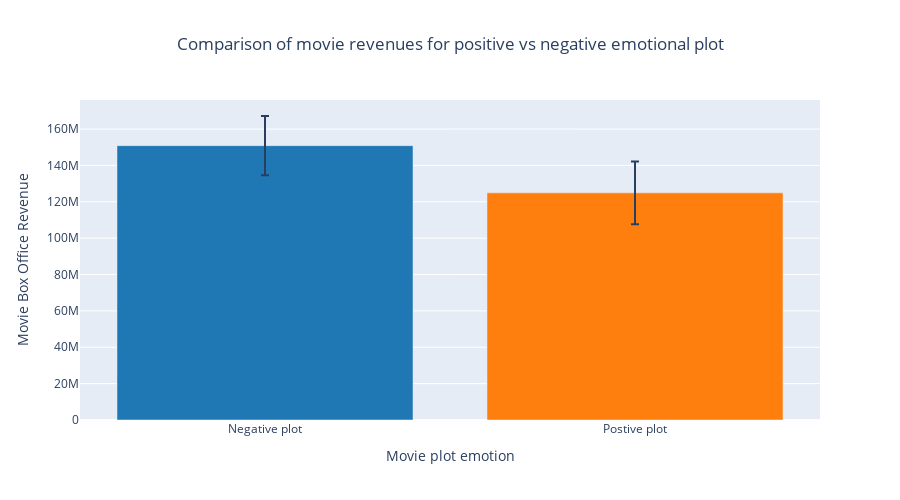

The code cell stored with this chart in its notebook:
### Code cell
# Export figure

positive_movies = matched_dataframe[matched_dataframe['Plot_class']=='Positive']
negative_movies = matched_dataframe[matched_dataframe['Plot_class']=='Negative'] 

positive_mean = positive_movies['Movie_box_office_revenue'].mean()
negative_mean = negative_movies['Movie_box_office_revenue'].mean()

positive_ci = 1.96 * positive_movies['Movie_box_office_revenue'].std() / np.sqrt(len(positive_movies))
negative_ci = 1.96 * negative_movies['Movie_box_office_revenue'].std() / np.sqrt(len(negative_movies))

# Create the figure
fig = go.Figure()

# Add bar plots
categories = ['Negative plot', 'Postive plot']
means = [negative_mean, positive_mean]
cis = [negative_ci, positive_ci]
colors = ['#1f77b4', '#ff7f0e']

for category, mean, ci, color in zip(categories, means, cis, colors):
    fig.add_trace(go.Bar(
        name=category,
        x=[category],
        y=[mean],
        error_y=dict(type='data', array=[ci], visible=True),
        marker_color=color
    ))

# Customize the layout
fig.update_layout(
    height=500,
    title='Comparison of movie revenues for positive vs negative emotional plot',
    title_x=0.5,
    xaxis=dict(title='Movie plot emotion'),
    yaxis=dict(title='Movie Box Office Revenue'),
    showlegend=False
)

# Save the plot as an interactive HTML file
fig.write_html("./plot_class_box_office.html")

# Show the plot
fig.show()

### Figure 1 — Plotly figure (JSON) as saved in the notebook; plotly's stock layout.template omitted (floating-point values rounded to 4 significant figures)
{"data": [{"error_y": {"array": [16310000.0], "type": "data", "visible": true}, "marker": {"color": "#1f77b4"}, "name": "Negative plot", "type": "bar", "x": ["Negative plot"], "y": [150900000.0]}, {"error_y": {"array": [17300000.0], "type": "data", "visible": true}, "marker": {"color": "#ff7f0e"}, "name": "Postive plot", "type": "bar", "x": ["Postive plot"], "y": [124900000.0]}], "layout": {"height": 500, "showlegend": false, "title": {"text": "Comparison of movie revenues for positive vs negative emotional plot", "x": 0.5}, "xaxis": {"title": {"text": "Movie plot emotion"}}, "yaxis": {"title": {"text": "Movie Box Office Revenue"}}}}
